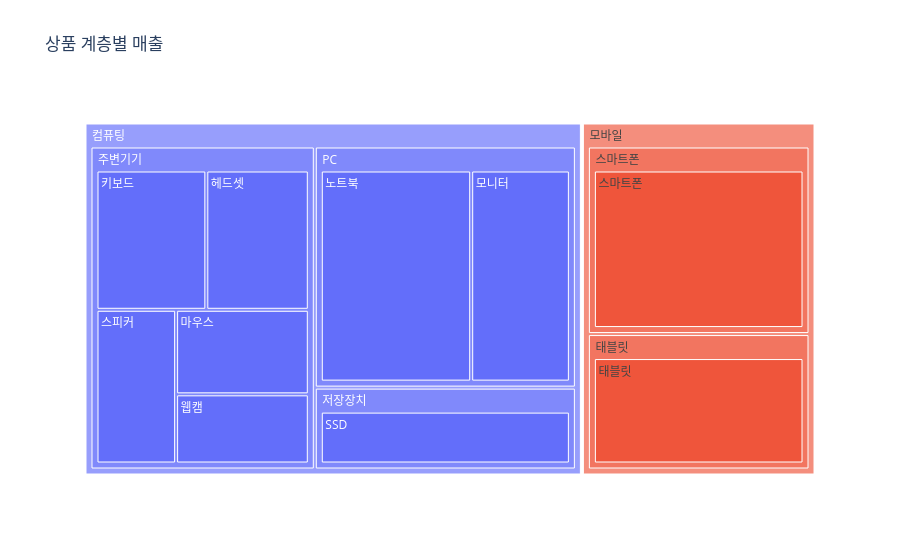

Notebook code for this chart:
### Code cell
fig = px.treemap(
    product_df,
    path=[
        'department',
        'category',
        'product'
    ],
    values='sales',
    title='상품 계층별 매출'
)

fig.show()

### Figure 1 — Plotly figure (JSON) as saved in the notebook; plotly's stock layout.template omitted (floating-point values rounded to 4 significant figures)
{"data": [{"branchvalues": "total", "domain": {"x": [0.0, 1.0], "y": [0.0, 1.0]}, "hovertemplate": "labels=%{label}<br>sales=%{value}<br>parent=%{parent}<br>id=%{id}<extra></extra>", "ids": ["컴퓨팅/PC/노트북", "컴퓨팅/PC/모니터", "컴퓨팅/주변기기/키보드", "컴퓨팅/주변기기/마우스", "모바일/태블릿/태블릿", "컴퓨팅/주변기기/헤드셋", "컴퓨팅/주변기기/웹캠", "컴퓨팅/주변기기/스피커", "컴퓨팅/저장장치/SSD", "모바일/스마트폰/스마트폰", "컴퓨팅/PC", "컴퓨팅/주변기기", "모바일/태블릿", "컴퓨팅/저장장치", "모바일/스마트폰", "컴퓨팅", "모바일"], "labels": ["노트북", "모니터", "키보드", "마우스", "태블릿", "헤드셋", "웹캠", "스피커", "SSD", "스마트폰", "PC", "주변기기", "태블릿", "저장장치", "스마트폰", "컴퓨팅", "모바일"], "name": "", "parents": ["컴퓨팅/PC", "컴퓨팅/PC", "컴퓨팅/주변기기", "컴퓨팅/주변기기", "모바일/태블릿", "컴퓨팅/주변기기", "컴퓨팅/주변기기", "컴퓨팅/주변기기", "컴퓨팅/저장장치", "모바일/스마트폰", "컴퓨팅", "컴퓨팅", "모바일", "컴퓨팅", "모바일", "", ""], "values": [320.0, 210.0, 150.0, 110.0, 260.0, 140.0, 90.0, 120.0, 180.0, 360.0, 530.0, 610.0, 260.0, 180.0, 360.0, 1320.0, 620.0], "type": "treemap"}], "layout": {"legend": {"tracegroupgap": 0}, "title": {"text": "상품 계층별 매출"}}}
